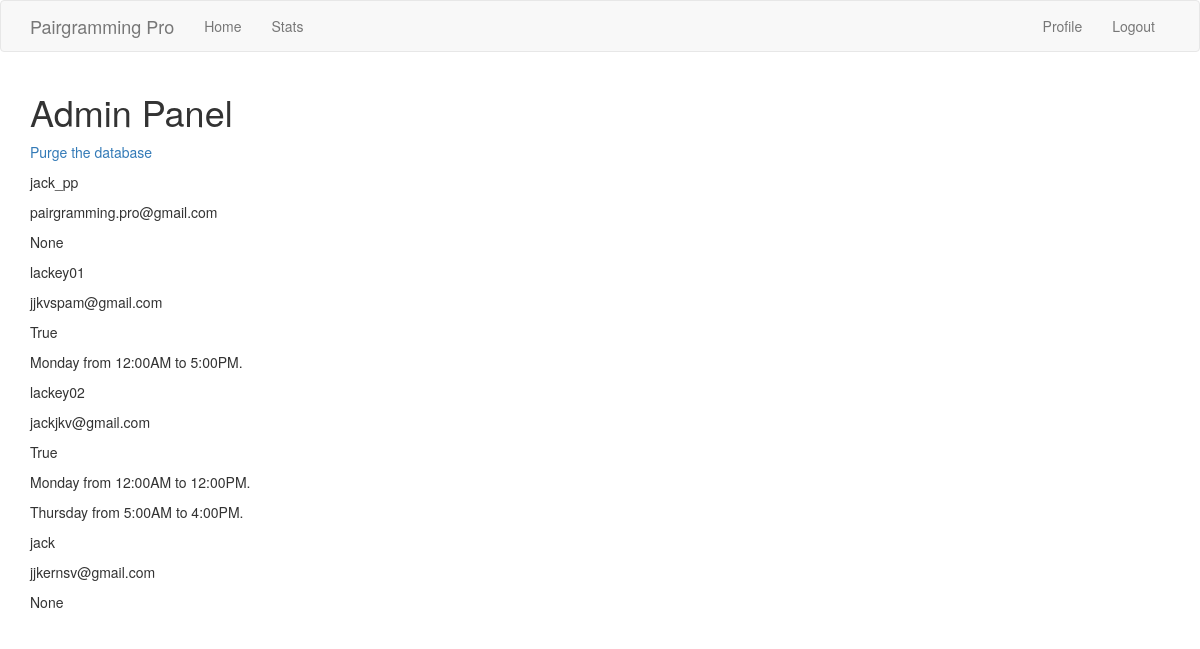
The app's page /admin (signed in) with its own data.
### app/models.py (models this page shows, shortened)
class User(UserMixin, db.Model):
    id = db.Column(db.Integer, primary_key=True)
    username = db.Column(db.String(128), index=True, unique=True)
    email = db.Column(db.String(128), index=True, unique=True)
    s_id = db.Column(db.Integer, db.ForeignKey('school.id'))
    c_id = db.Column(db.Integer, db.ForeignKey('course.id'))
    password_hash = db.Column(db.String(128))
    free_times = db.relationship('FreeInterval', backref='author', lazy='dynamic')
    taken = db.Column(db.Boolean)
    partner = db.Column(db.String(128))

class FreeInterval(db.Model):
    id = db.Column(db.Integer, primary_key=True)
    start_day = db.Column(db.String(10))
    start_time = db.Column(db.String(10))
    end_day = db.Column(db.String(10))
    end_time = db.Column(db.String(10))
    user_id = db.Column(db.Integer, db.ForeignKey('user.id'))
    def __repr__(self):
        if self.start_day == self.end_day:
            return '{} from {} to {}.'.format(self.start_day, self.start_time, self.end_time)
        else:
            return '{} at {} to {} at {}.'.format(self.start_day, self.start_time, self.end_day, self.end_time)

### app/routes.py (the view)
@app.route('/admin', methods=['GET', 'POST'])
@login_required
def admin():
    if current_user.username not in DM.ADMINS:
        flash('Access denied!')
        return redirect(url_for('index'))
    users = User.query.all()
    return render_template('admin.html', title='Admin Panel', users=users)

### app/models.py (called while the page is built)
@login.user_loader
def load_user(id):
    return User.query.get(int(id))

### app/templates/admin.html (shortened to what this page needs)
{% extends "base.html" %}
{% block app_content %}
<h1>Admin Panel</h1>
<p><a href="{{ url_for('purge') }}">Purge the database</a></p>
{% for user in users %}
<p>{{user.username}}</p>
<p>{{user.email}}</p>
<p>{{user.taken}}</p>
{% for f in user.free_times %}
<p>{{f}}</p>
{% endfor %}
{% endfor %}
{% endblock %}

### app/templates/base.html (shortened to what this page needs)
{% extends 'bootstrap/base.html' %}
{% block navbar %}
    <nav class="navbar navbar-default">
        <div class="container">
            <div class="navbar-header">
                <a class="navbar-brand" href="{{ url_for('index') }}">Pairgramming Pro</a>
            </div>
            <div class="collapse navbar-collapse" id="bs-example-navbar-collapse-1">
                <ul class="nav navbar-nav">
                    <li><a href="{{ url_for('index') }}">Home</a></li>
                    <li><a href="{{ url_for('stats') }}">Stats</a></li>
                </ul>
                <ul class="nav navbar-nav navbar-right">
                    {% if current_user.is_anonymous %}
                    <li><a href="{{ url_for('login') }}"></a></li>
                    {% else %}
                    <li><a href="{{ url_for('user', username=current_user.username) }}">Profile</a></li>
                    <li><a href="{{ url_for('logout') }}">Logout</a></li>
                    {% endif %}
                </ul>
            </div>
        </div>
    </nav>
{% endblock %}
{% block content %}
    <div class="container">
        {% block app_content %}{% endblock %}
    </div>
{% endblock %}

### records on screen
User: username "jack_pp", email "pairgramming.pro@gmail.com", taken "None"
User: username "lackey01", email "jjkvspam@gmail.com", taken "True"
FreeInterval: start_day+end_day+start_time "Monday from 12:00AM to 5:00PM."
User: username "lackey02", email "jackjkv@gmail.com", taken "True"
FreeInterval: start_day+end_day+start_time "Monday from 12:00AM to 12:00PM."
FreeInterval: start_day+end_day+start_time "Thursday from 5:00AM to 4:00PM."
User: username "jack", email "jjkernsv@gmail.com", taken "None"
